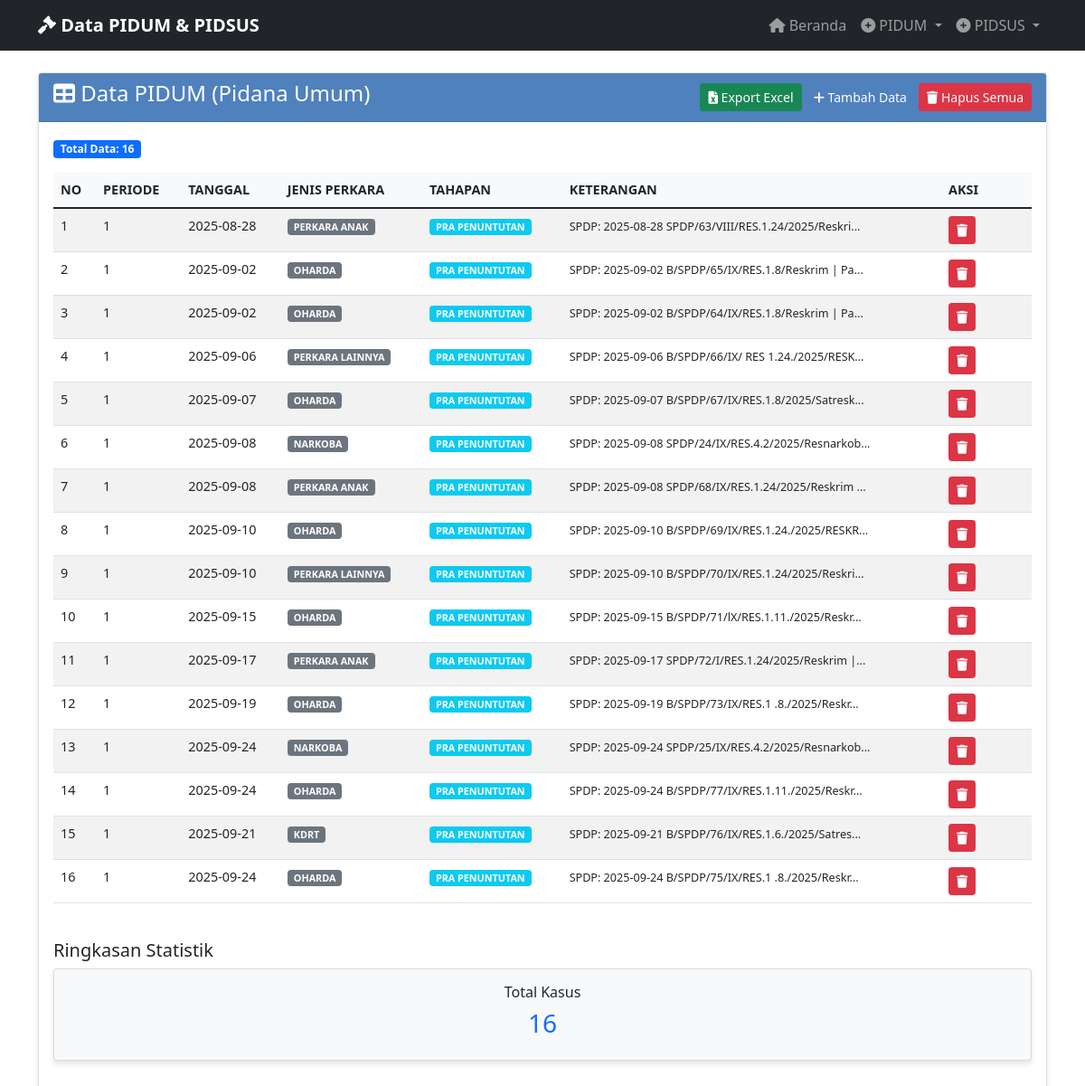
/view_pidum, run on an earlier commit of the app's database.
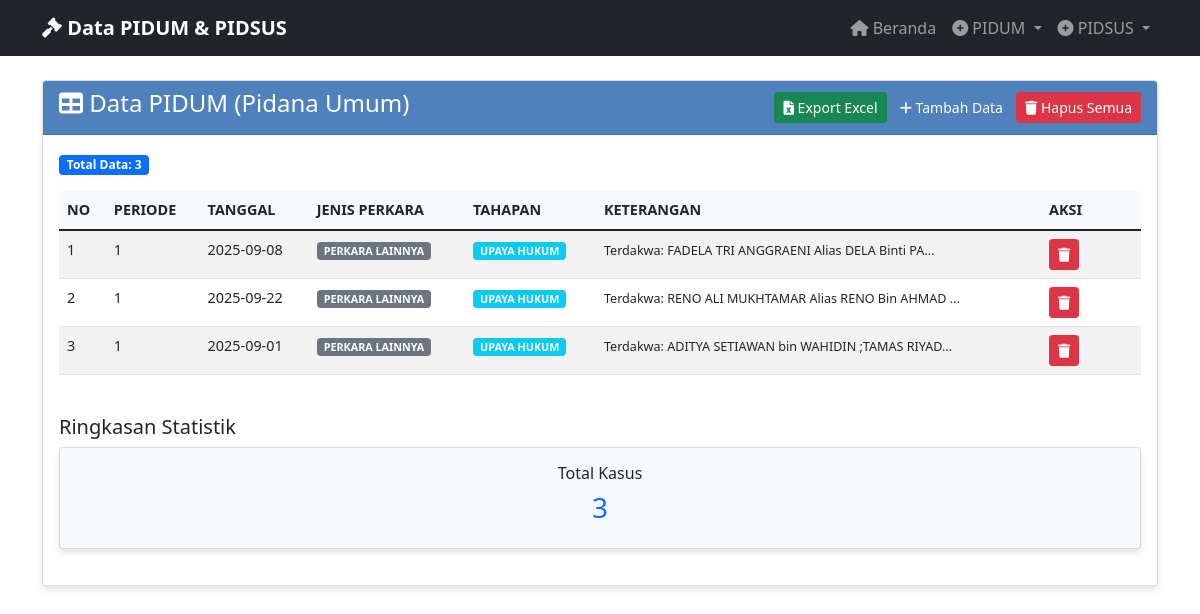
And on a later commit of the database.
### tables this page shows
CREATE TABLE "pidum_data" (
                id INTEGER PRIMARY KEY AUTOINCREMENT,
                no TEXT NOT NULL,
                periode TEXT NOT NULL,
                tanggal TEXT NOT NULL,
                jenis_perkara TEXT NOT NULL,
                tahapan_penanganan TEXT NOT NULL,
                keterangan TEXT NOT NULL,
                created_at TIMESTAMP DEFAULT CURRENT_TIMESTAMP
            );

### app_with_db.py (the view)
@app.route('/view_pidum')
def view_pidum():
    data = get_all_pidum_data()  # Changed to include ID for delete functionality
    return render_template('view_pidum.html', data=data)

### database.py (called while the page is built)
@contextmanager
def get_db_connection():
    conn = sqlite3.connect(DATABASE_PATH)
    conn.row_factory = sqlite3.Row
    try:
        yield conn
    finally:
        conn.close()

def get_all_pidum_data():
    with get_db_connection() as conn:
        cursor = conn.cursor()
        cursor.execute('SELECT * FROM pidum_data ORDER BY created_at DESC')
        rows = cursor.fetchall()
        return [dict(row) for row in rows]

### templates/view_pidum.html (shortened to what the changed rows need)
{% extends "base.html" %}
{% block content %}
<div class="row">
    <div class="col-md-12">
        <div class="card">
            <div class="card-body">
                {% if data %}
                    <div class="mb-3">
                        <span class="badge bg-primary">Total Data: {{ data|length }}</span>
                    </div>
                    <div class="table-responsive">
                        <table class="table table-striped table-hover" id="pidumTable">
                            <thead>
                                <tr>
                                    <th>NO</th>
                                    <th>PERIODE</th>
                                    <th>TANGGAL</th>
                                    <th>JENIS PERKARA</th>
                                    <th>TAHAPAN</th>
                                    <th>KETERANGAN</th>
                                    <th width="100">AKSI</th>
                                </tr>
                            </thead>
                            <tbody>
                                {% for item in data %}
                                <tr>
                                    <td>{{ item.no }}</td>
                                    <td>{{ item.periode }}</td>
                                    <td>{{ item.tanggal }}</td>
                                    <td>
                                        <span class="badge bg-secondary">{{ item.jenis_perkara }}</span>
                                    </td>
                                    <td>
                                        <span class="badge bg-info">{{ item.tahapan_penanganan or 'N/A' }}</span>
                                    </td>
                                    <td>
                                        <small>{{ item.keterangan[:50] if item.keterangan else '-' }}{% if item.keterangan and item.keterangan|length > 50 %}...{% endif %}</small>
                                    </td>
                                    <td>
                                        <button type="button" class="btn btn-danger btn-sm"
                                                onclick="confirmDelete({{ item.id }}, '{{ item.no|e }}')">
                                            <i class="fas fa-trash"></i>
                                        </button>
                                    </td>
                                </tr>
                                {% endfor %}
                            </tbody>
                        </table>
                    </div>
                    <div class="row mt-4">
                        <div class="col-md-12">
                            <h5>Ringkasan Statistik</h5>
                            <div class="row">
                                <div class="col-md-12">
                                    <div class="card bg-light">
                                        <div class="card-body text-center">
                                            <h6>Total Kasus</h6>
                                            <h3 class="text-primary">{{ data|length }}</h3>
                                        </div>
                                    </div>
                                </div>
                            </div>
                        </div>
                    </div>
                {% endif %}
            </div>
        </div>
    </div>
</div>
{% block scripts %}
<link href="https://cdn.datatables.net/1.11.5/css/dataTables.bootstrap5.min.css" rel="stylesheet">
{% endblock %}
{% endblock %}

What changed in the data, as far as the page shows it:
removed pidum_data: no "1", periode "1", tanggal "2025-08-28", jenis_perkara "PERKARA ANAK", tahapan_penanganan "PRA PENUNTUTAN", keterangan "SPDP: 2025-08-28 SPDP/63/VIII/RES.1.24/2025/Reskri"
removed pidum_data: no "2", periode "1", tanggal "2025-09-02", jenis_perkara "OHARDA", tahapan_penanganan "PRA PENUNTUTAN", keterangan "SPDP: 2025-09-02 B/SPDP/65/IX/RES.1.8/Reskrim | Pa"
removed pidum_data: no "3", periode "1", tanggal "2025-09-02", jenis_perkara "OHARDA", tahapan_penanganan "PRA PENUNTUTAN", keterangan "SPDP: 2025-09-02 B/SPDP/64/IX/RES.1.8/Reskrim | Pa"
removed pidum_data: no "4", periode "1", tanggal "2025-09-06", jenis_perkara "PERKARA LAINNYA", tahapan_penanganan "PRA PENUNTUTAN", keterangan "SPDP: 2025-09-06 B/SPDP/66/IX/ RES 1.24./2025/RESK"
removed pidum_data: no "5", periode "1", tanggal "2025-09-07", jenis_perkara "OHARDA", tahapan_penanganan "PRA PENUNTUTAN", keterangan "SPDP: 2025-09-07 B/SPDP/67/IX/RES.1.8/2025/Satresk"
removed pidum_data: no "6", periode "1", tanggal "2025-09-08", jenis_perkara "NARKOBA", tahapan_penanganan "PRA PENUNTUTAN", keterangan "SPDP: 2025-09-08 SPDP/24/IX/RES.4.2/2025/Resnarkob"
removed pidum_data: no "7", periode "1", tanggal "2025-09-08", jenis_perkara "PERKARA ANAK", tahapan_penanganan "PRA PENUNTUTAN", keterangan "SPDP: 2025-09-08 SPDP/68/IX/RES.1.24/2025/Reskrim"
removed pidum_data: no "8", periode "1", tanggal "2025-09-10", jenis_perkara "OHARDA", tahapan_penanganan "PRA PENUNTUTAN", keterangan "SPDP: 2025-09-10 B/SPDP/69/IX/RES.1.24./2025/RESKR"
removed pidum_data: no "9", periode "1", tanggal "2025-09-10", jenis_perkara "PERKARA LAINNYA", tahapan_penanganan "PRA PENUNTUTAN", keterangan "SPDP: 2025-09-10 B/SPDP/70/IX/RES.1.24/2025/Reskri"
removed pidum_data: no "10", periode "1", tanggal "2025-09-15", jenis_perkara "OHARDA", tahapan_penanganan "PRA PENUNTUTAN", keterangan "SPDP: 2025-09-15 B/SPDP/71/lX/RES.1.11./2025/Reskr"
removed pidum_data: no "11", periode "1", tanggal "2025-09-17", jenis_perkara "PERKARA ANAK", tahapan_penanganan "PRA PENUNTUTAN", keterangan "SPDP: 2025-09-17 SPDP/72/I/RES.1.24/2025/Reskrim |"
removed pidum_data: no "12", periode "1", tanggal "2025-09-19", jenis_perkara "OHARDA", tahapan_penanganan "PRA PENUNTUTAN", keterangan "SPDP: 2025-09-19 B/SPDP/73/IX/RES.1 .8./2025/Reskr"
removed pidum_data: no "13", periode "1", tanggal "2025-09-24", jenis_perkara "NARKOBA", tahapan_penanganan "PRA PENUNTUTAN", keterangan "SPDP: 2025-09-24 SPDP/25/IX/RES.4.2/2025/Resnarkob"
removed pidum_data: no "14", periode "1", tanggal "2025-09-24", jenis_perkara "OHARDA", tahapan_penanganan "PRA PENUNTUTAN", keterangan "SPDP: 2025-09-24 B/SPDP/77/IX/RES.1.11./2025/Reskr"
removed pidum_data: no "15", periode "1", tanggal "2025-09-21", jenis_perkara "KDRT", tahapan_penanganan "PRA PENUNTUTAN", keterangan "SPDP: 2025-09-21 B/SPDP/76/IX/RES.1.6./2025/Satres"
removed pidum_data: no "16", periode "1", tanggal "2025-09-24", jenis_perkara "OHARDA", tahapan_penanganan "PRA PENUNTUTAN", keterangan "SPDP: 2025-09-24 B/SPDP/75/IX/RES.1 .8./2025/Reskr"
added pidum_data: no "1", periode "1", tanggal "2025-09-08", jenis_perkara "PERKARA LAINNYA", tahapan_penanganan "UPAYA HUKUM", keterangan "Terdakwa: FADELA TRI ANGGRAENI Alias DELA Binti PA"
added pidum_data: no "2", periode "1", tanggal "2025-09-22", jenis_perkara "PERKARA LAINNYA", tahapan_penanganan "UPAYA HUKUM", keterangan "Terdakwa: RENO ALI MUKHTAMAR Alias RENO Bin AHMAD"
added pidum_data: no "3", periode "1", tanggal "2025-09-01", jenis_perkara "PERKARA LAINNYA", tahapan_penanganan "UPAYA HUKUM", keterangan "Terdakwa: ADITYA SETIAWAN bin WAHIDIN ;TAMAS RIYAD"
Also different on the page:
{{ data|length }}: "16" → "3"
